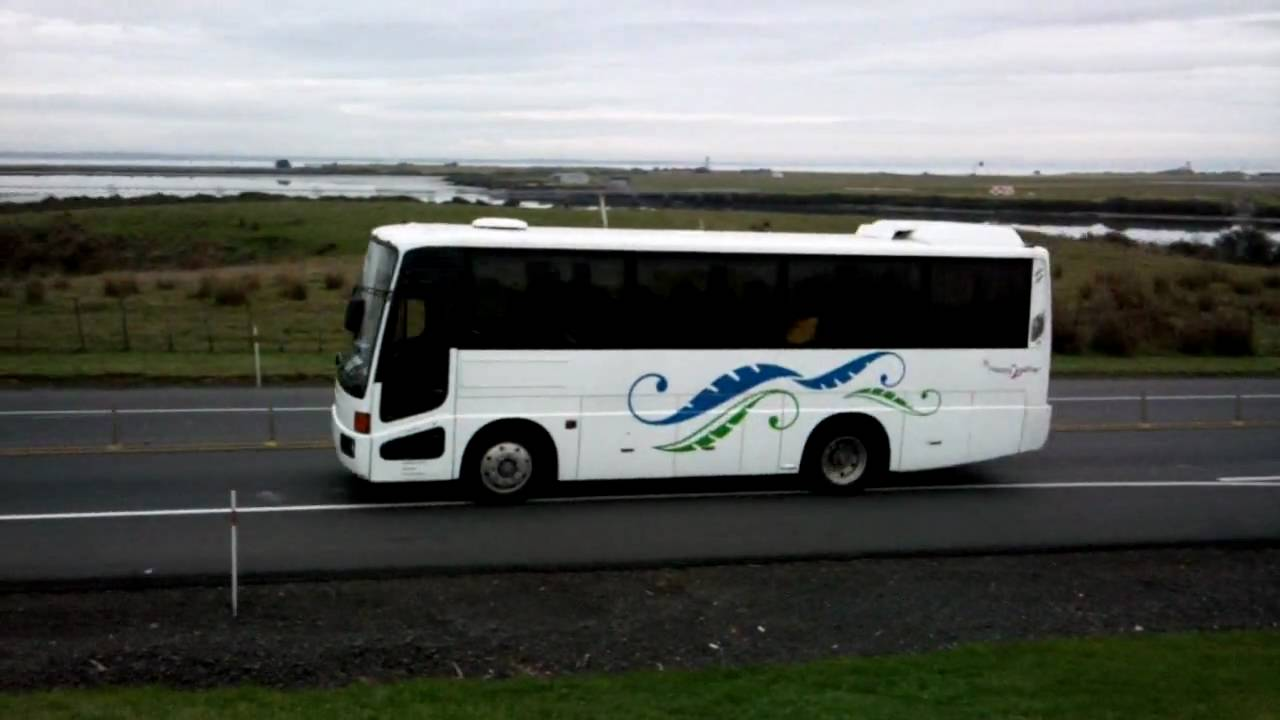
%> input picture Code/try.jpg, 1280 x 720 px
$ octave Third_Method.m   (GNU Octave 9; MATLAB toolbox functions it lacks are replaced by stand-ins)
%> lines starting %> are read from the running program, lines starting %| are printed output that depends on the picture
clc;
clear ;
close all;
%%input
Originalimage=imread('try.jpg') ;
%> Originalimage is the input picture: size 720x1280x3 uint8; mean R, G, B 96.3, 98.8, 94.8
%%process
H=myfspecial([5 5],60,45);    %%Define the parameters of blurring

R = Originalimage(:, :, 1);
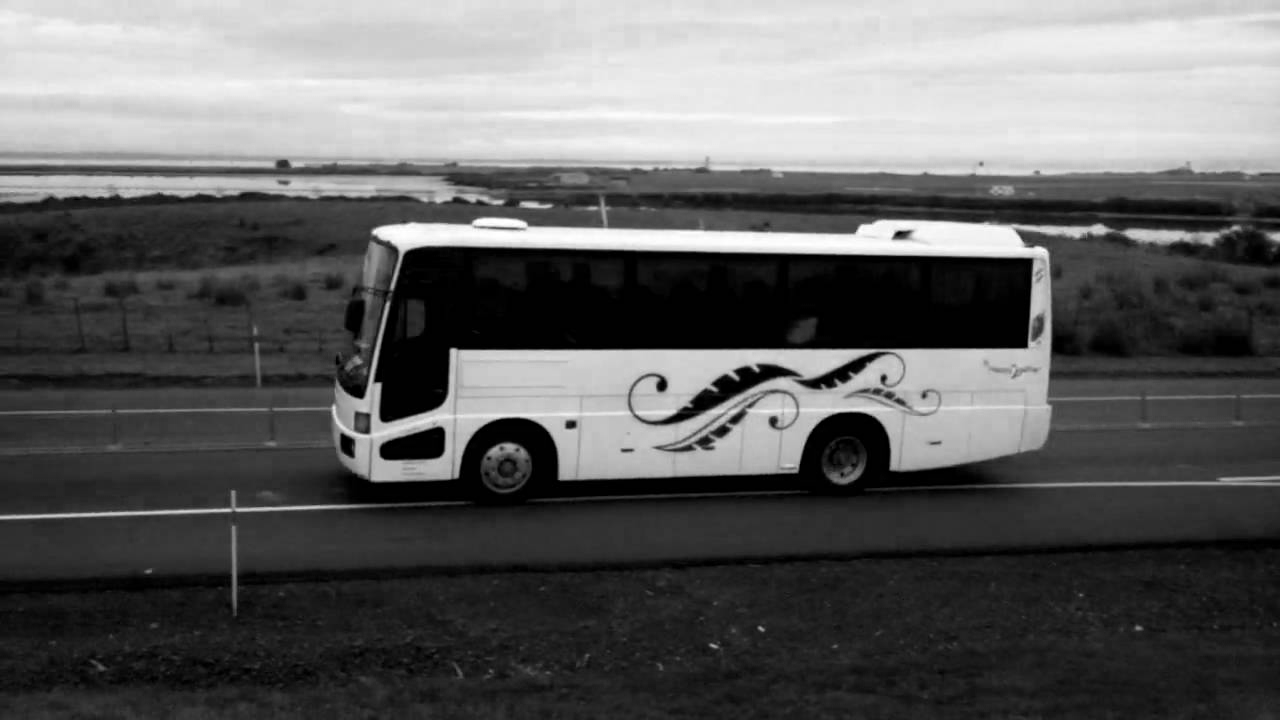
%> R: size 720x1280 uint8; min 0, max 255, mean 96.3
G = Originalimage(:, :, 2);                 % Extract colours from image as conv2 (2D) CAN'T DEAL WITH 3 coulrs
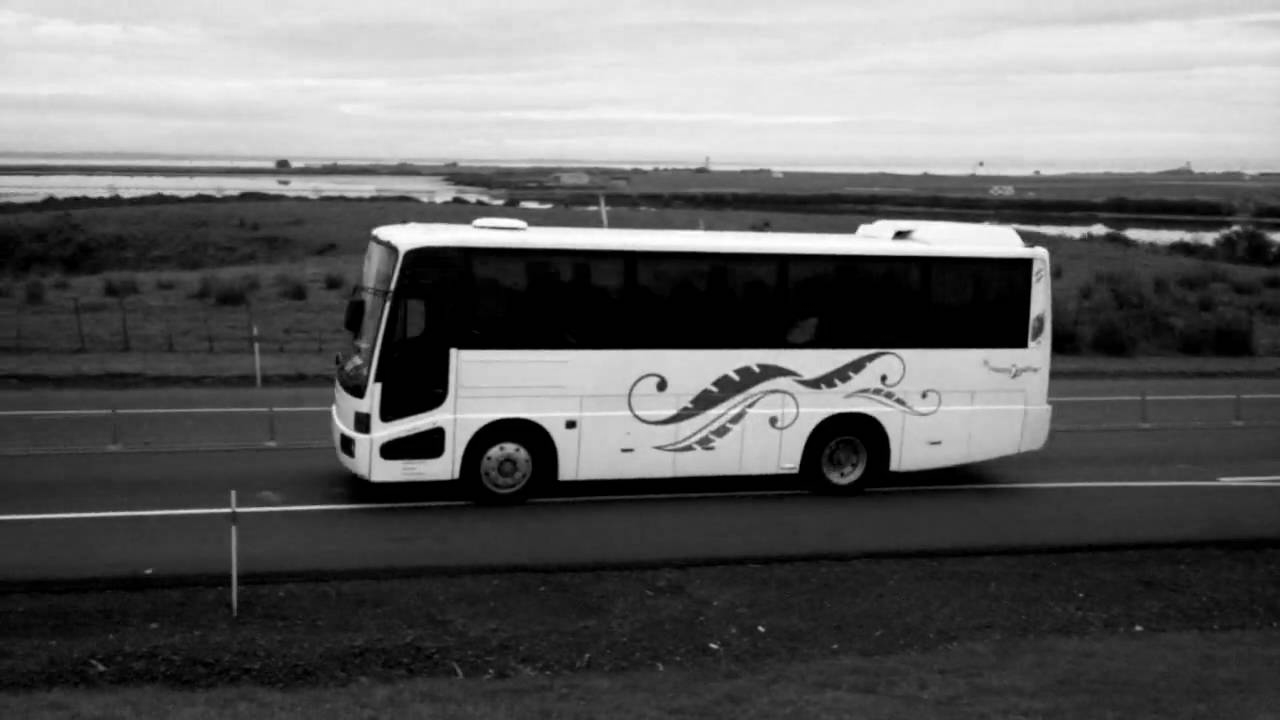
%> G: size 720x1280 uint8; min 0, max 255, mean 98.8
B = Originalimage(:, :, 3) ;
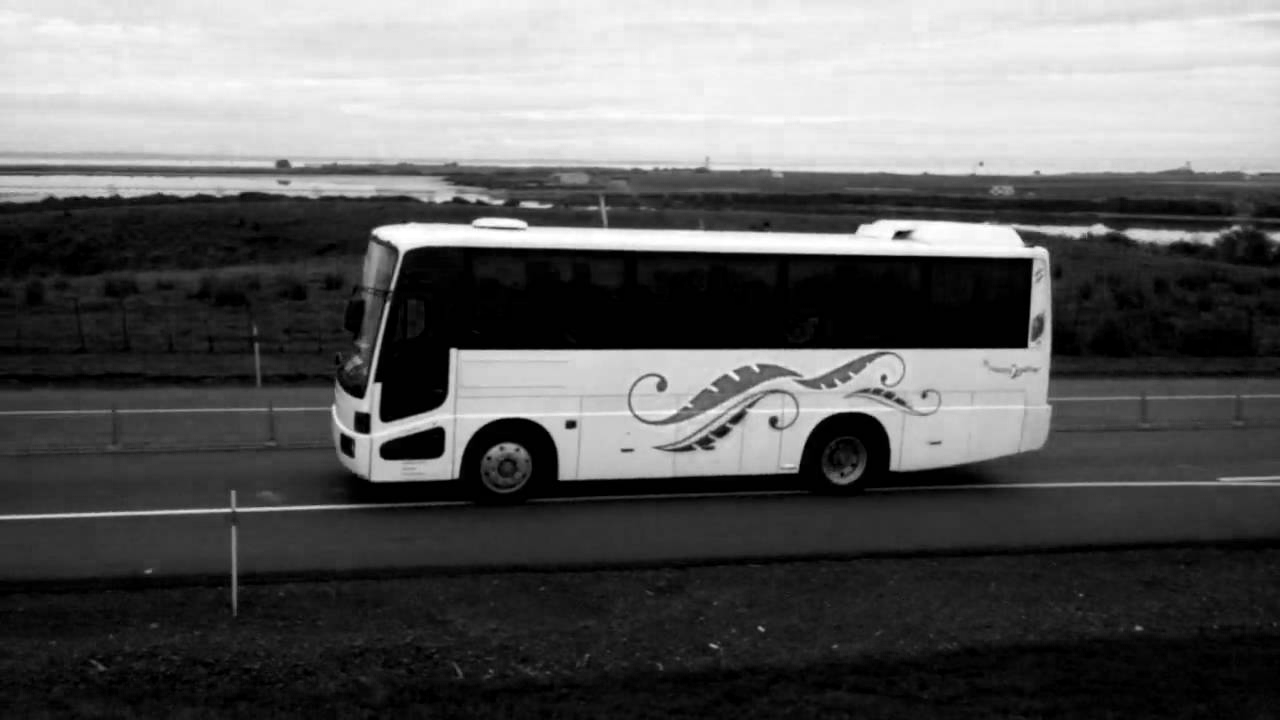
%> B: size 720x1280 uint8; min 0, max 255, mean 94.8

bluredR = conv2(R,H);       %Conv2D with every colour
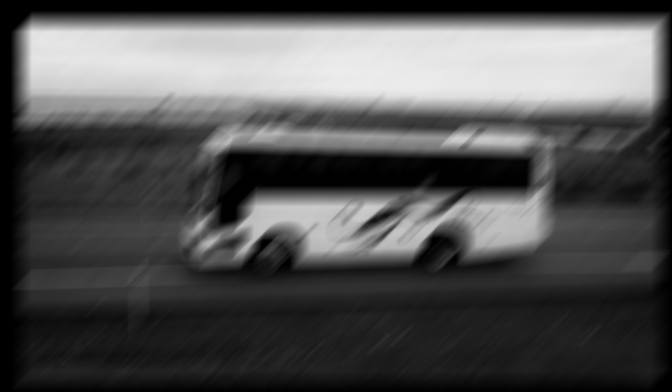
%> bluredR: size 784x1344 double (shown at 1/2 size); min 0, max 237.1, mean 84.2
bluredG = conv2(G, H);
bluredB = conv2(B, H);
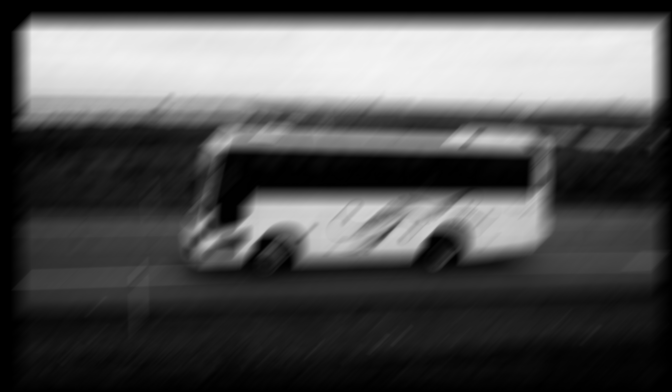
%> bluredB: size 784x1344 double (shown at 1/2 size); min 0, max 244.6, mean 82.9

% REcombine colours to get RGB photo .
MotionBlur = cat(3, bluredR, bluredG, bluredB);
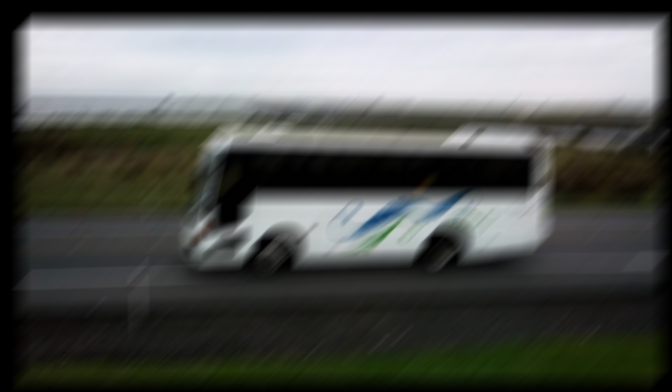
%> MotionBlur: size 784x1344x3 double (shown at 1/2 size); mean R, G, B 84.2, 86.4, 82.9
MotionBlur= uint8(MotionBlur);
%> MotionBlur: size 784x1344x3 uint8
%%output
subplot(1,2,1);
imshow(Originalimage);
title('Original image');
subplot(1,2,2);
imshow(MotionBlur);
title('Blurred image');
sgtitle('Motion blurrring');
imwrite(MotionBlur,'the blurred image.jpg');


function f=myfspecial(sze,len,angle)
    f = zeros(sze);                        %%sze default ([3 3])
	f(floor(len/2)+1,1:len) = 1;

	f = imrotate(f,angle,'bilinear','loose');
	f = f/sum(f(:));
end
